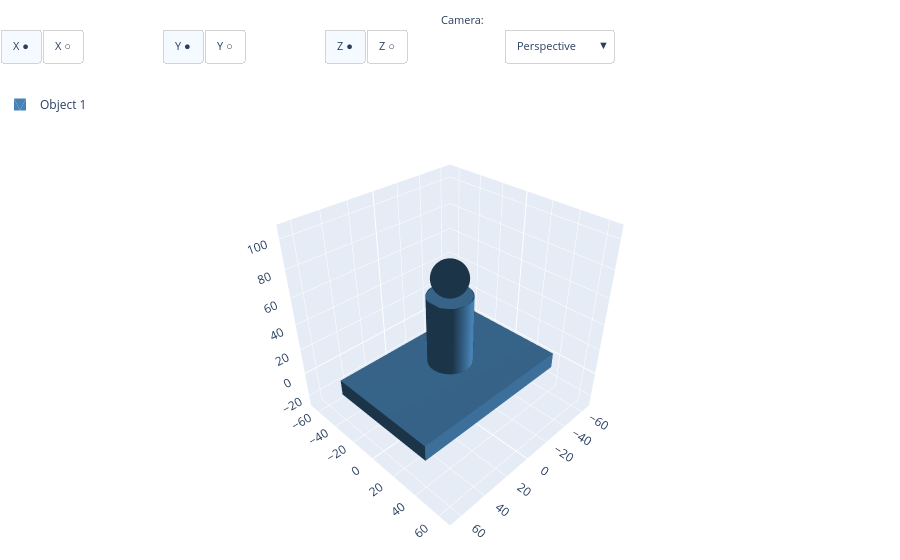

This figure's notebook cell:
### Markdown cell above
---

## 2) Base com pilar

Neste exemplo, criamos uma base e depois um pilar acima dela. Esse padrão é útil para entender a lógica de empilhamento de volumes.

### Code cell
with b3d.BuildPart() as parte_base_pilar:
    b3d.Box(120, 80, 12)
    # Pilar apoiado sobre a base (centro em Z=37 para altura 50)
    with b3d.Locations((0, 0, 37)):
        b3d.Cylinder(radius=15, height=50)
    # Esfera posicionada no topo do pilar
    with b3d.Locations((0, 0, 74)):
        b3d.Sphere(radius=12)

modelo2 = parte_base_pilar.part
show(modelo2)

### Figure 1 — Plotly figure (JSON) as saved in the notebook; plotly's stock layout.template omitted (floating-point values rounded to 4 significant figures; data arrays with more than 128 entries replaced by an {"elided": "..."} marker saying what was removed)
{"data": [{"color": "steelblue", "flatshading": true, "i": {"elided": "8514 int values"}, "j": {"elided": "8514 int values"}, "k": {"elided": "8514 int values"}, "lighting": {"ambient": 0.4, "diffuse": 0.8, "specular": 0.2}, "name": "Object 1", "opacity": 1, "showlegend": true, "type": "mesh3d", "x": {"elided": "4596 float values"}, "y": {"elided": "4596 float values"}, "z": {"elided": "4596 float values"}}], "layout": {"annotations": [{"font": {"size": 11}, "showarrow": false, "text": "Axes:", "x": -0.01, "xanchor": "right", "xref": "paper", "y": 1.17, "yref": "paper"}, {"font": {"size": 11}, "showarrow": false, "text": "Camera:", "x": 0.54, "xanchor": "right", "xref": "paper", "y": 1.17, "yref": "paper"}], "legend": {"x": 0, "y": 1}, "margin": {"b": 0, "l": 0, "r": 0, "t": 90}, "scene": {"aspectmode": "manual", "aspectratio": {"x": 1, "y": 1, "z": 1}, "camera": {"eye": {"x": 1.5, "y": 1.5, "z": 1.5}, "projection": {"type": "perspective"}, "up": {"x": 0, "y": 0, "z": 1}}, "xaxis": {"backgroundcolor": "rgb(230, 236, 245)", "gridcolor": "white", "gridwidth": 1, "range": [-69, 69], "showbackground": true, "showgrid": true, "showline": false, "showspikes": true, "showticklabels": true, "title": {"text": ""}, "zeroline": true, "zerolinecolor": "white", "zerolinewidth": 2}, "yaxis": {"backgroundcolor": "rgb(230, 236, 245)", "gridcolor": "white", "gridwidth": 1, "range": [-69, 69], "showbackground": true, "showgrid": true, "showline": false, "showspikes": true, "showticklabels": true, "title": {"text": ""}, "zeroline": true, "zerolinecolor": "white", "zerolinewidth": 2}, "zaxis": {"backgroundcolor": "rgb(230, 236, 245)", "gridcolor": "white", "gridwidth": 1, "range": [-29, 109], "showbackground": true, "showgrid": true, "showline": false, "showspikes": true, "showticklabels": true, "title": {"text": ""}, "zeroline": true, "zerolinecolor": "white", "zerolinewidth": 2}}, "updatemenus": [{"active": 0, "bgcolor": "white", "bordercolor": "lightgray", "buttons": [{"args": [{"scene.xaxis": {"backgroundcolor": "rgb(230, 236, 245)", "gridcolor": "white", "gridwidth": 1, "range": [-69, 69], "showbackground": true, "showgrid": true, "showline": false, "showspikes": true, "showticklabels": true, "title": {"text": ""}, "zeroline": true, "zerolinecolor": "white", "zerolinewidth": 2}}], "label": "X ●", "method": "relayout"}, {"args": [{"scene.xaxis": {"range": [-69, 69], "showbackground": false, "showgrid": false, "showline": false, "showspikes": false, "showticklabels": false, "title": {"text": ""}, "zeroline": false}}], "label": "X ○", "method": "relayout"}], "direction": "right", "font": {"size": 11}, "showactive": true, "type": "buttons", "x": 0, "xanchor": "left", "y": 1.13, "yanchor": "top"}, {"active": 0, "bgcolor": "white", "bordercolor": "lightgray", "buttons": [{"args": [{"scene.yaxis": {"backgroundcolor": "rgb(230, 236, 245)", "gridcolor": "white", "gridwidth": 1, "range": [-69, 69], "showbackground": true, "showgrid": true, "showline": false, "showspikes": true, "showticklabels": true, "title": {"text": ""}, "zeroline": true, "zerolinecolor": "white", "zerolinewidth": 2}}], "label": "Y ●", "method": "relayout"}, {"args": [{"scene.yaxis": {"range": [-69, 69], "showbackground": false, "showgrid": false, "showline": false, "showspikes": false, "showticklabels": false, "title": {"text": ""}, "zeroline": false}}], "label": "Y ○", "method": "relayout"}], "direction": "right", "font": {"size": 11}, "showactive": true, "type": "buttons", "x": 0.18, "xanchor": "left", "y": 1.13, "yanchor": "top"}, {"active": 0, "bgcolor": "white", "bordercolor": "lightgray", "buttons": [{"args": [{"scene.zaxis": {"backgroundcolor": "rgb(230, 236, 245)", "gridcolor": "white", "gridwidth": 1, "range": [-29, 109], "showbackground": true, "showgrid": true, "showline": false, "showspikes": true, "showticklabels": true, "title": {"text": ""}, "zeroline": true, "zerolinecolor": "white", "zerolinewidth": 2}}], "label": "Z ●", "method": "relayout"}, {"args": [{"scene.zaxis": {"range": [-29, 109], "showbackground": false, "showgrid": false, "showline": false, "showspikes": false, "showticklabels": false, "title": {"text": ""}, "zeroline": false}}], "label": "Z ○", "method": "relayout"}], "direction": "right", "font": {"size": 11}, "showactive": true, "type": "buttons", "x": 0.36, "xanchor": "left", "y": 1.13, "yanchor": "top"}, {"active": 0, "bgcolor": "white", "bordercolor": "lightgray", "buttons": [{"args": [{"scene.aspectmode": "manual", "scene.aspectratio": {"x": 1, "y": 1, "z": 1}, "scene.camera": {"eye": {"x": 1.5, "y": 1.5, "z": 1.5}, "projection": {"type": "perspective"}, "up": {"x": 0, "y": 0, "z": 1}}}], "label": "Perspective", "method": "relayout"}, {"args": [{"scene.aspectmode": "manual", "scene.aspectratio": {"x": 1, "y": 1, "z": 1}, "scene.camera": {"eye": {"x": 2.5, "y": 2.5, "z": 2.5}, "projection": {"type": "orthographic"}, "up": {"x": 0, "y": 0, "z": 1}}}], "label": "Orthographic", "method": "relayout"}], "direction": "down", "font": {"size": 11}, "showactive": true, "type": "dropdown", "x": 0.56, "xanchor": "left", "y": 1.13, "yanchor": "top"}]}}
